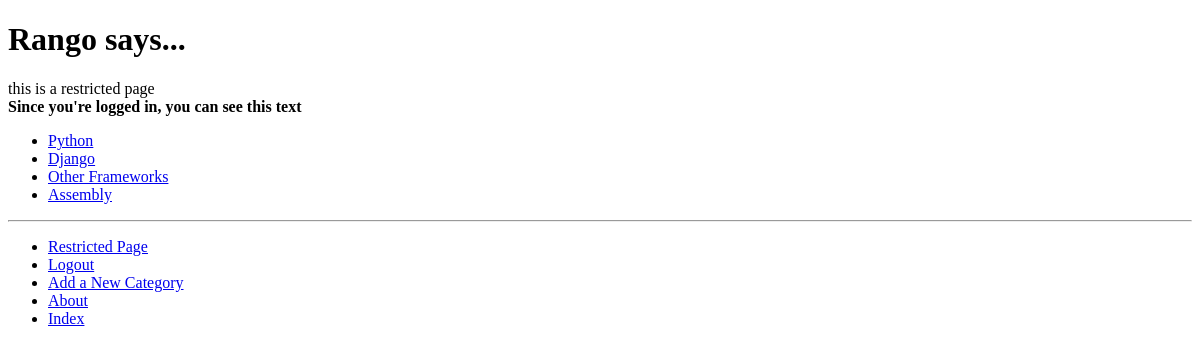
/rango/restricted/ (signed in), run on an earlier commit of the app's database.
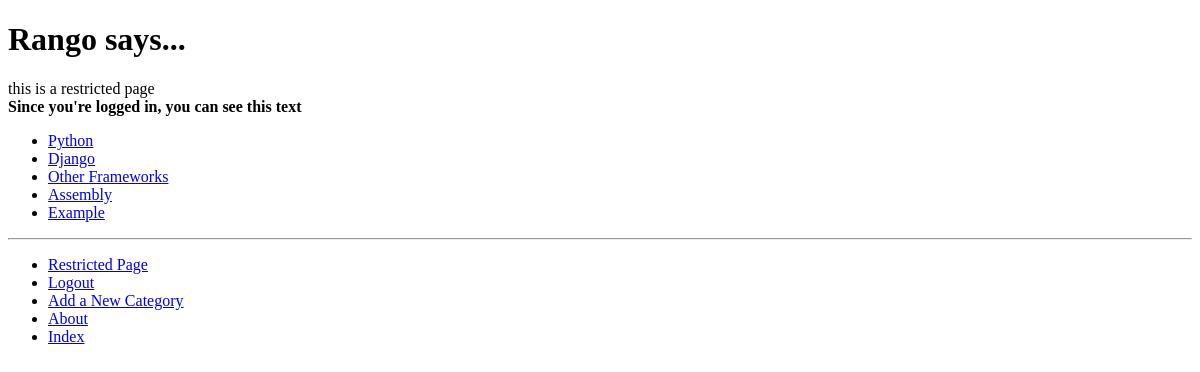
And on a later commit of the database.
### rango/models.py (models this page shows, shortened)
class Category(models.Model):
    name = models.CharField(max_length=128, unique=True)
    views = models.IntegerField(default = 0)
    likes = models.IntegerField(default = 0)
    slug = models.SlugField(unique = True)
    class Meta:
        verbose_name_plural = 'Categories'

### rango/views.py (the view)
# urls.py: path('restricted/', views.restricted, name='restricted'),
@login_required
def restricted(request):
    context_dict = {'boldmessage': "Since you're logged in, you can see this text"}
    return render(request, 'rango/restricted.html', context=context_dict)

### rango/templatetags/rango_template_tags.py (called while the page is built)
@register.inclusion_tag('rango/categories.html')
def get_category_list(current_category=None):
    return {'categories': Category.objects.all(),
            'current_category': current_category}

### templates/rango/restricted.html (shortened to what this page needs)
{% extends 'rango/base.html' %}
{% load staticfiles %}
{% block body_block %}
	<h1>Rango says...</h1>
	<div>
		this is a restricted page <br />
		<strong>{{ boldmessage }}</strong><br />
	</div>
{% endblock %}

### templates/rango/categories.html
<ul>
{% if categories %}
	{% for c in categories %}
		{% if c == current_category %}
		<li>
		<strong>
				<a href="{% url 'rango:show_category' c.slug %}">{{ c.name }}</a>
		</strong>
		</li>
		{% else %}
		<li>
			<a href="{% url 'rango:show_category' c.slug %}">{{ c.name }}</a>
		</li>
		{% endif %}
	{% endfor %}
{% else %}
	<li><strong>There are no categories present.</strong></li>
{% endif %}
</ul>

What changed in the data, as far as the page shows it:
added Category: name "Example"
